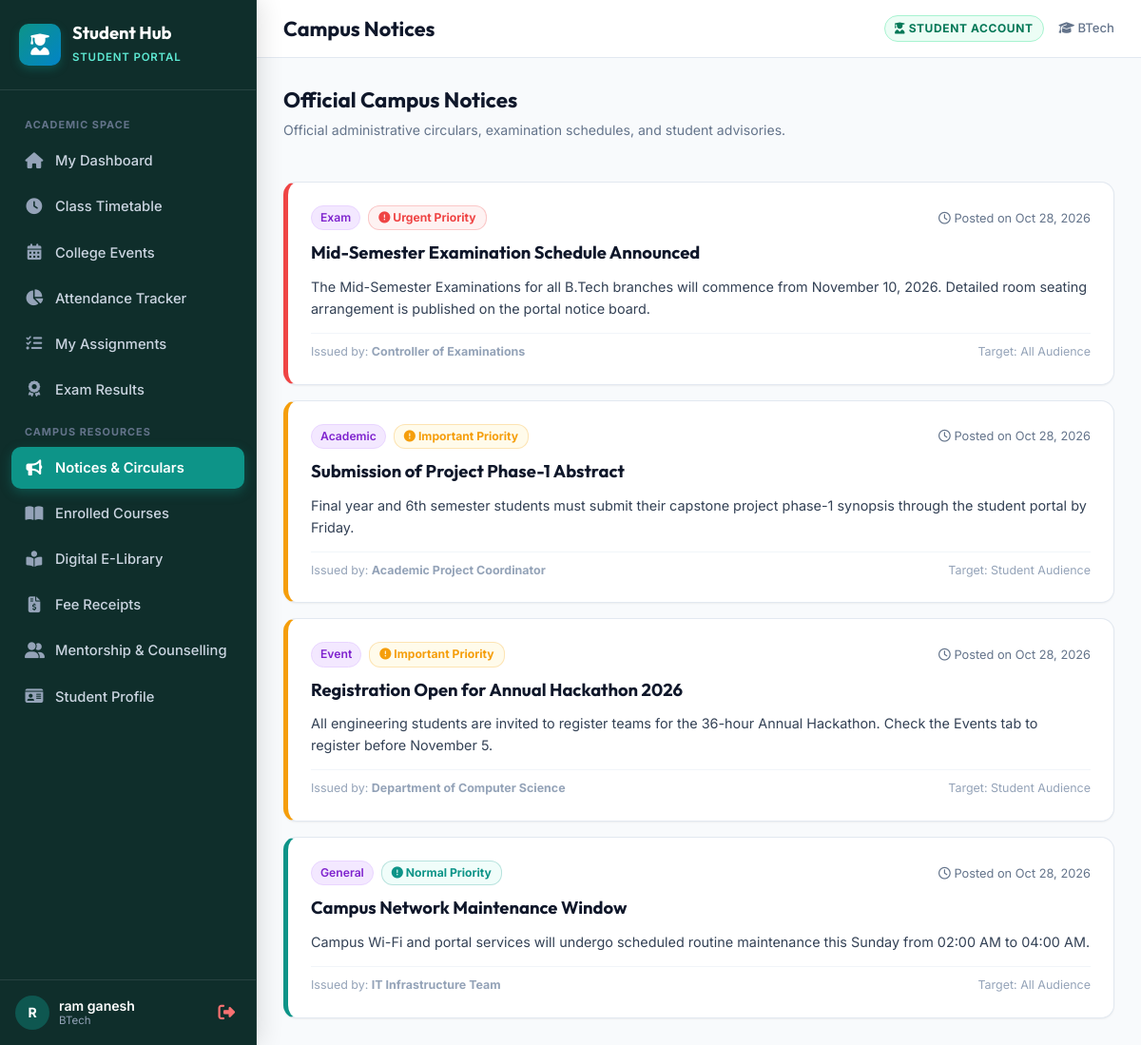
The page /student/notices.php (signed in) on the database its author committed.
### tables this page shows
CREATE TABLE `notices` (
  `id` int(10) unsigned NOT NULL AUTO_INCREMENT,
  `title` varchar(255) NOT NULL,
  `category` enum('Academic','Exam','Event','General','Urgent') NOT NULL DEFAULT 'General',
  `priority` enum('Normal','Important','Urgent') NOT NULL DEFAULT 'Normal',
  `target_role` enum('All','Student','Admin') NOT NULL DEFAULT 'All',
  `content` text NOT NULL,
  `posted_by` varchar(100) NOT NULL DEFAULT 'Administration Office',
  `created_at` timestamp NOT NULL DEFAULT current_timestamp(),
  `updated_at` timestamp NOT NULL DEFAULT current_timestamp() ON UPDATE current_timestamp(),
  PRIMARY KEY (`id`),
  KEY `idx_notices_priority` (`priority`),
  KEY `idx_notices_target` (`target_role`)
);

### includes/session.php (called while the page is built, shortened)
<?php
if (!defined('SESSION_INITIALIZED')) {
    function e(?string $string): string {
        return htmlspecialchars((string)($string ?? ''), ENT_QUOTES | ENT_SUBSTITUTE, 'UTF-8');
    }
}

### student/notices.php (the view, shortened to what this page needs)
<?php
require_once dirname(__DIR__) . '/includes/student_header.php';
$pdo = get_pdo();
$notices = $pdo->query("
    SELECT * FROM notices
    WHERE target_role IN ('All', 'Student')
    ORDER BY FIELD(priority, 'Urgent', 'Important', 'Normal'), id DESC
")->fetchAll();
?>
<div style="display: flex; justify-content: space-between; align-items: center; margin-bottom: 20px; flex-wrap: wrap; gap: 14px;">
  <div>
    <h2 style="font-size: 1.4rem; color: var(--text-main); margin: 0;">Official Campus Notices</h2>
    <p style="font-size: 0.88rem; color: var(--text-muted); margin-top: 3px;">
      Official administrative circulars, examination schedules, and student advisories.
    </p>
  </div>
</div>
<?php if (empty($notices)): ?>
  <div class="portal-card">
    <div class="card-body" style="text-align: center; padding: 40px; color: var(--text-muted);">
      No circulars posted at this time.
    </div>
  </div>
<?php else: ?>
  <div style="display: flex; flex-direction: column; gap: 16px;">
    <?php foreach ($notices as $n): ?>
      <?php
        $priColor = ($n['priority'] === 'Urgent') ? '#ef4444' : (($n['priority'] === 'Important') ? '#f59e0b' : '#0d9488');
        $priBg = ($n['priority'] === 'Urgent') ? '#fef2f2' : (($n['priority'] === 'Important') ? '#fffbeb' : '#f0fdfa');
      ?>
      <div class="portal-card" style="border-left: 5px solid <?php echo $priColor; ?>;">
        <div class="card-body">
          <div style="display: flex; justify-content: space-between; align-items: center; margin-bottom: 10px; flex-wrap: wrap; gap: 8px;">
            <div style="display: flex; align-items: center; gap: 8px;">
              <span class="badge badge-category"><?php echo e($n['category']); ?></span>
              <span style="background: <?php echo $priBg; ?>; color: <?php echo $priColor; ?>; font-weight: 700; font-size: 0.76rem; padding: 3px 10px; border-radius: 12px; border: 1px solid <?php echo $priColor; ?>40;">
                <i class="fas fa-exclamation-circle"></i> <?php echo e($n['priority']); ?> Priority
              </span>
            </div>
            <div style="font-size: 0.8rem; color: var(--text-muted);">
              <i class="far fa-clock"></i> Posted on <?php echo date('M d, Y', strtotime($n['created_at'])); ?>
            </div>
          </div>
          <h3 style="font-size: 1.15rem; font-weight: 700; color: var(--text-main); margin-bottom: 10px;">
            <?php echo e($n['title']); ?>
          </h3>
          <div style="font-size: 0.9rem; color: #334155; line-height: 1.6; margin-bottom: 14px;">
            <?php echo nl2br(e($n['content'])); ?>
          </div>
          <div style="font-size: 0.78rem; color: var(--text-light); border-top: 1px solid var(--border-light); padding-top: 10px; display: flex; justify-content: space-between;">
            <span>Issued by: <strong><?php echo e($n['posted_by']); ?></strong></span>
            <span>Target: <?php echo e($n['target_role']); ?> Audience</span>
          </div>
        </div>
      </div>
    <?php endforeach; ?>
  </div>
<?php endif; ?>
<?php require_once dirname(__DIR__) . '/includes/student_footer.php'; ?>

### assets/css/portal.css (style rules this page uses)
:root { --admin-primary: #4f46e5; --admin-primary-hover: #4338ca; --admin-primary-light: #eef2ff; --admin-sidebar-bg: #0f172a; --admin-accent: #06b6d4; --student-primary: #0d9488; --student-primary-hover: #0f766e; --student-primary-light: #f0fdfa; --student-sidebar-bg: #134e4a; --student-accent: #0284c7; --bg-body: #f8fafc; --bg-surface: #ffffff; --bg-surface-elevated: #ffffff; --border-color: #e2e8f0; --border-light: #f1f5f9; --text-main: #0f172a; --text-muted: #64748b; --text-light: #94a3b8; --success: #10b981; --success-bg: #ecfdf5; --success-border: #a7f3d0; --warning: #f59e0b; --warning-bg: #fffbeb; --warning-border: #fde68a; --danger: #ef4444; --danger-bg: #fef2f2; --danger-border: #fecaca; --info: #3b82f6; --info-bg: #eff6ff; --info-border: #bfdbfe; --shadow-sm: 0 1px 2px 0 rgba(0, 0, 0, 0.05); --shadow-md: 0 4px 6px -1px rgba(0, 0, 0, 0.07), 0 2px 4px -2px rgba(0, 0, 0, 0.05); --shadow-lg: 0 10px 15px -3px rgba(0, 0, 0, 0.08), 0 4px 6px -4px rgba(0, 0, 0, 0.04); --shadow-xl: 0 20px 25px -5px rgba(0, 0, 0, 0.1), 0 8px 10px -6px rgba(0, 0, 0, 0.04); --radius-sm: 6px; --radius-md: 10px; --radius-lg: 14px; --radius-xl: 18px; }
* { margin: 0; padding: 0; box-sizing: border-box; }
body { font-family: 'Inter', -apple-system, BlinkMacSystemFont, 'Segoe UI', Roboto, sans-serif; background-color: var(--bg-body); color: var(--text-main); line-height: 1.5; -webkit-font-smoothing: antialiased; }
h1, h2, h3, h4, .brand-title { font-family: 'Outfit', 'Inter', sans-serif; }
.portal-card { background: var(--bg-surface); border: 1px solid var(--border-color); border-radius: var(--radius-lg); box-shadow: var(--shadow-sm); overflow: hidden; }
.card-body { padding: 24px; }
.badge { display: inline-flex; align-items: center; gap: 5px; padding: 3px 9px; border-radius: 9999px; font-size: 0.76rem; font-weight: 600; text-transform: capitalize; }
.badge-category { background: #f3e8ff; color: #7e22ce; border: 1px solid #e9d5ff; }

### rows shown on the page
notices: category "Exam", priority "Urgent", created_at "Oct 28, 2026", title "Mid-Semester Examination Schedule Announced", content "The Mid-Semester Examinations for all B.Tech branches will commence from November 10, 2026. Detailed room seating arrangement is published on the portal notice board.", posted_by "Controller of Examinations", target_role "All"
notices: category "Academic", priority "Important", created_at "Oct 28, 2026", title "Submission of Project Phase-1 Abstract", content "Final year and 6th semester students must submit their capstone project phase-1 synopsis through the student portal by Friday.", posted_by "Academic Project Coordinator", target_role "Student"
notices: category "Event", priority "Important", created_at "Oct 28, 2026", title "Registration Open for Annual Hackathon 2026", content "All engineering students are invited to register teams for the 36-hour Annual Hackathon. Check the Events tab to register before November 5.", posted_by "Department of Computer Science", target_role "Student"
notices: category "General", priority "Normal", created_at "Oct 28, 2026", title "Campus Network Maintenance Window", content "Campus Wi-Fi and portal services will undergo scheduled routine maintenance this Sunday from 02:00 AM to 04:00 AM.", posted_by "IT Infrastructure Team", target_role "All"

### other values the page prints
substr($studentUser['full_name'], 0, 1) "R"
$studentUser['full_name'] "ram ganesh"
$studCourse "BTech"
$pageTitle "Campus Notices"
